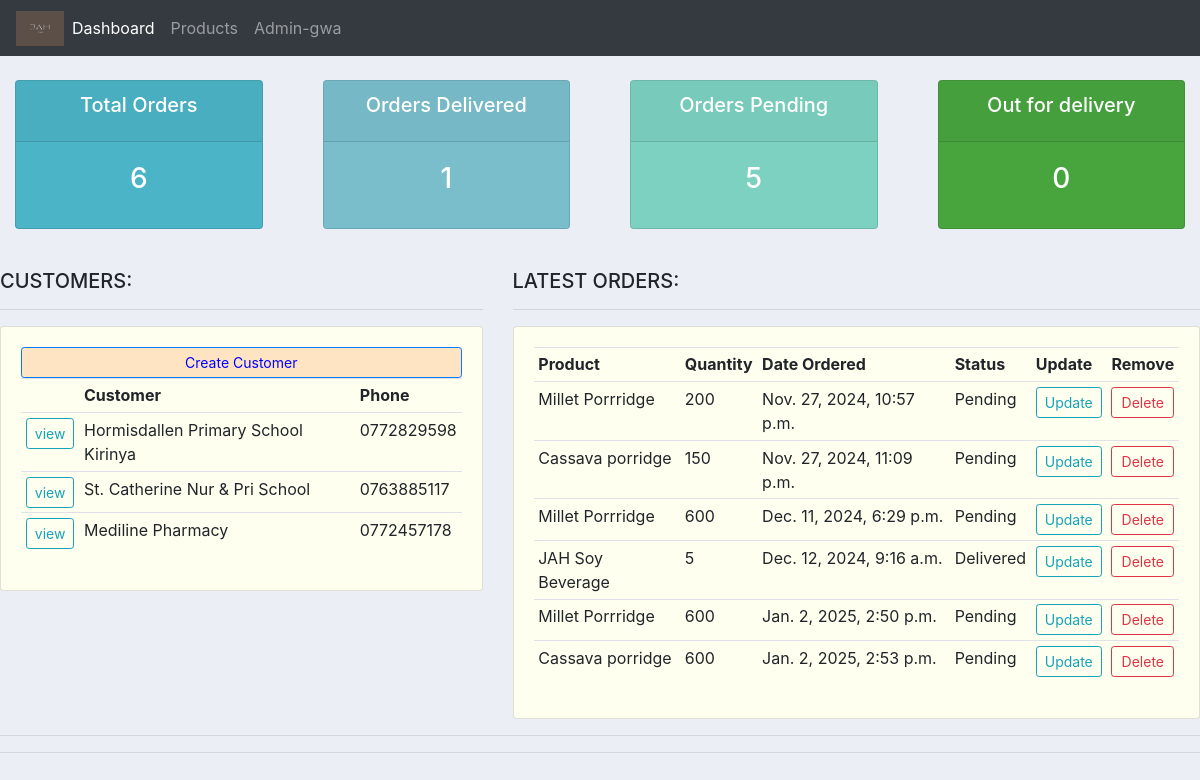
/, run on an earlier commit of the app's database.
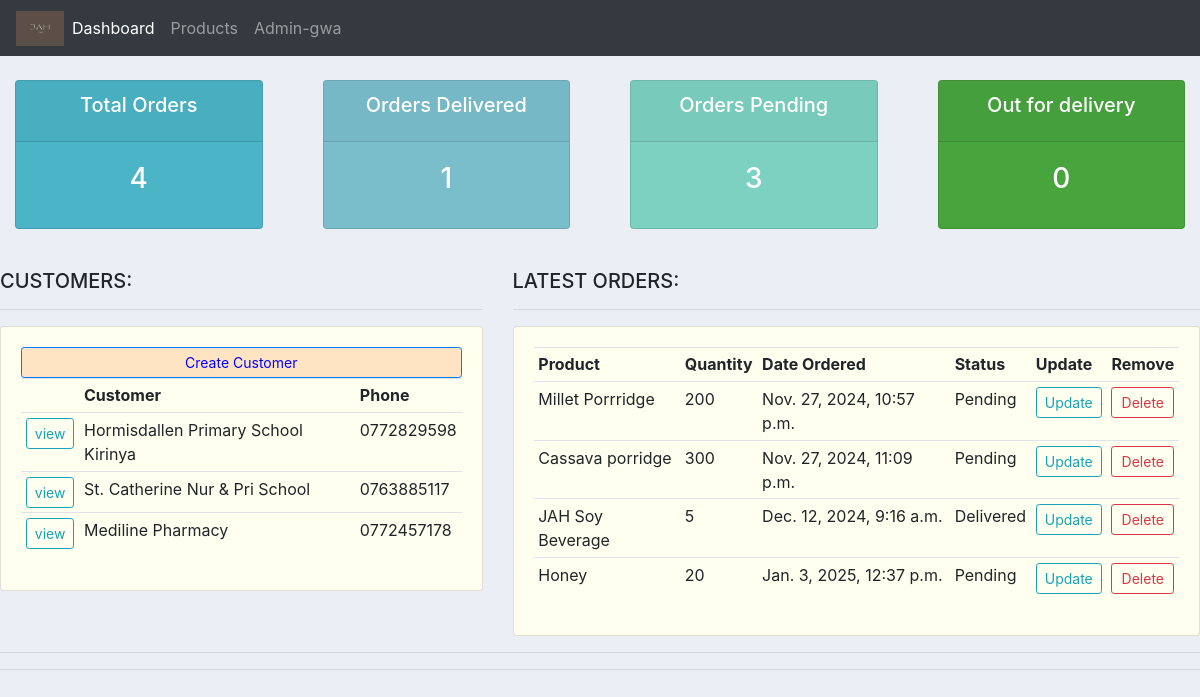
And on a later commit of the database.
### Jah_Accounts/models.py (models this page shows, shortened)
class Customer(models.Model):
    name = models.CharField(max_length=200, null=True)
    phone = models.CharField(max_length=200, null=True, blank=True)
    email = models.CharField(max_length=200, null=True, blank=True)
    date_created = models.DateTimeField(auto_now_add=True, null=True, blank=True)

class Order(models.Model):
    STATUS = (
        ('Pending', 'Pending'),
        ('Out for delivery', 'Out for delivery'),
        ('Delivered', 'Delivered'),
    )
    Customer = models.ForeignKey(Customer, null=True, on_delete=models.SET_NULL)
    Product = models.ForeignKey(Product, null=True, on_delete=models.SET_NULL,)
    date_created = models.DateTimeField(auto_now_add=True, null=True)
    status = models.CharField(max_length=200, null=True, choices=STATUS)
    tags = models.ManyToManyField(Tag)
    Quantity = models.CharField(null=True, max_length=4)

class Product(models.Model):
    CATEGORY = (
        ('Flour', 'Flour'),
        ('Honey', 'Honey'),
        ('Spice', 'Spice'),
    )
    name = models.CharField(max_length=200, null=True)
    price = models.FloatField(null=True)
    category = models.CharField(max_length=200, null=True, choices=CATEGORY)
    description = models.CharField(max_length=200, null = True, blank = True)
    date_created = models.DateTimeField(auto_now_add=True, null=True)
    def __str__(self):
        return self.name

### Jah_Accounts/views.py (the view)
# urls.py: path('', views.dashboard, name='home'),
def dashboard(request):
    orders = Order.objects.all()
    customers = Customer.objects.all()
    total_orders = orders.count()
    pending = Order.objects.filter(status = 'Pending').count()
    delivered = Order.objects.filter(status = 'Delivered').count()
    Out_for_Delivery =  Order.objects.filter(status = 'Out for delivery').count()
    context = {'orders': orders, 'customers': customers, 'total_orders': total_orders, 'pending': pending, 'delivered': delivered, 'Out_for_Delivery': Out_for_Delivery}
    return render(request, 'Jah_Accounts/Dashboard.html', context)

### Jah_Accounts/templates/Jah_Accounts/Dashboard.html
{% extends "Jah_Accounts/main.html" %}
{% block content %}
{% include "Jah_Accounts/status.html" %}
<br>
<div class="row">
    <div class="col-md-5">
        <h5>CUSTOMERS:</h5>
        <hr>
        <div class="card card-body" style="background-color: ivory;">
            <a class="btn btn-primary btn-sm btn-block" href="{% url "createCustomer" %}" style="background-color: bisque; color: blue; text-decoration: un;">Create Customer</a>
            <table class="table table-sm"">
                <tr>
                    <th></th>
                    <th>Customer</th>
                    <th>Phone</th>
                </tr>
                {% for customers in customers %}
                  <tr>
                    <td><a class="btn btn-sm btn-outline-info" href="{% url 'customers' customers.id %}">view</a></td>
                    <td>{{ customers.name }}</td>
                    <td>{{ customers.phone }}</td>
                  </tr>
                {% endfor %}
            </table>
        </div>
    </div>
    <div class="col-md-7">
        <h5>LATEST ORDERS:</h5>
        <hr>
        <div class="card card-body" style="background-color: ivory;">
            <table class="table table-sm">
                <tr>
                    <th>Product</th>
                    <th>Quantity</th>
                    <th>Date Ordered</th>
                    <th>Status</th>
                    <th>Update</th>
                    <th>Remove</th>
                </tr>
                {% for y in orders  %}
                    <tr>
                        <td>{{ y.Product }}</td>
                        <td>{{ y.Quantity }}</td>
                        <td>{{ y.date_created }}</td>
                        <td>{{ y.status }}</td>
                        <td><a class="btn btn-outline-info btn-sm " href="{% url 'updateOrder' y.id %}">Update</a></td>
                        <td><a class="btn btn-outline-danger btn-sm btn-block" href="{% url 'deleteOrder' y.id %}">Delete</a></td>
                    </tr>
                {% endfor %}
            </table>
        </div>
    </div>
</div>
<hr>
{% endblock %}

### Jah_Accounts/templates/Jah_Accounts/main.html (shortened to what this page needs)
{% load static %}
<!DOCTYPE html>
<html lang="en">
<head>
    <link rel="stylesheet" href="https://cdn.jsdelivr.net/npm/bootstrap@4.0.0/dist/css/bootstrap.min.css"></head>
    <link rel="stylesheet" href="{% static 'css/main.css' %}">
<body>
    {% include "Jah_Accounts/navbar.html" %}
    {% block content %}
    {% endblock %}
    <hr>
</body>
</html>

### Jah_Accounts/templates/Jah_Accounts/navbar.html (shortened to what this page needs)
<nav class="navbar navbar-expand-lg navbar-dark bg-dark">
    <img src="static/images/jah_sample_logo.png" alt="" width="48" height="35">
    <div class="collapse navbar-collapse" id="navbarNavAltMarkup">
      <div class="navbar-nav">
        <a class="nav-item nav-link active" href="{% url 'home' %}">Dashboard</a>
        <a class="nav-item nav-link" href="{% url 'products' %}">Products</a>
        <a class="nav-item nav-link" href="http://127.0.0.1:8000/admin/">Admin-gwa</a>
      </div>
    </div>
  </nav>

### Jah_Accounts/templates/Jah_Accounts/Status.html
<br>
<div class="row">
    <div class="col">
        <div class="col-md">
            <div class="card text-center text-white mb-3" id="total-orders">
                <div class="card-header">
                    <h5 class="card-title">Total Orders</h5>
                </div>
                <div class="card-body">
                    <h3 class="card-title">{{total_orders|default:"0"}}</h3>
                </div>
            </div>
        </div>
    </div>
    <div class="col">
        <div class="col-md">
            <div class="card text-center text-white mb-3" id="orders-delivered">
                <div class="card-header">
                    <h5 class="card-title">Orders Delivered</h5>
                </div>
                <div class="card-body">
                    <h3 class="card-title">{{delivered|default:"0"}}</h3>
                </div>
            </div>
        </div>
    </div>
    <div class="col">
        <div class="col-md">
            <div class="card text-center text-white mb-3" id="orders-pending">
                <div class="card-header">
                    <h5 class="card-title">Orders Pending</h5>
                </div>
                <div class="card-body">
                    <h3 class="card-title">{{pending|default:"0"}}</h3>
                </div>
            </div>
        </div>
    </div>
    <div class="col">
        <div class="col-md">
            <div class="card text-center text-white mb-3" id="out-for-delivery" style="background-color: #48a53e;">
                <div class="card-header">
                    <h5 class="card-title">Out for delivery</h5>
                </div>
                <div class="card-body">
                    <h3 class="card-title">{{Out_for_Delivery|default:"0"}}</h3>
                </div>
            </div>
        </div>
    </div>
</div>

### static/css/main.css (style rules this page uses)
body { background-color: #ebeff5; }
#total-orders { background-color: #4cb4c7; }
#orders-delivered { background-color: #7abecc; }
#orders-pending { background-color: #7CD1C0; }
#out-for-delivery { background-color: #48a53e; }

What changed in the data, as far as the page shows it:
removed Order: Product "Millet Porrridge", Quantity "600", date_created "Dec. 11, 2024, 6:29 p.m.", status "Pending"
removed Order: Product "Millet Porrridge", Quantity "600", date_created "Jan. 2, 2025, 2:50 p.m.", status "Pending"
removed Order: Product "Cassava porridge", Quantity "600", date_created "Jan. 2, 2025, 2:53 p.m.", status "Pending"
changed Order "Nov. 27, 2024, 11:09 p.m.": Quantity "150" → "300"
added Order: Product "Honey", Quantity "20", date_created "Jan. 3, 2025, 12:37 p.m.", status "Pending"
Also different on the page:
{{ total_orders|default:"0" }}: "6" → "4"
{{ pending|default:"0" }}: "5" → "3"
